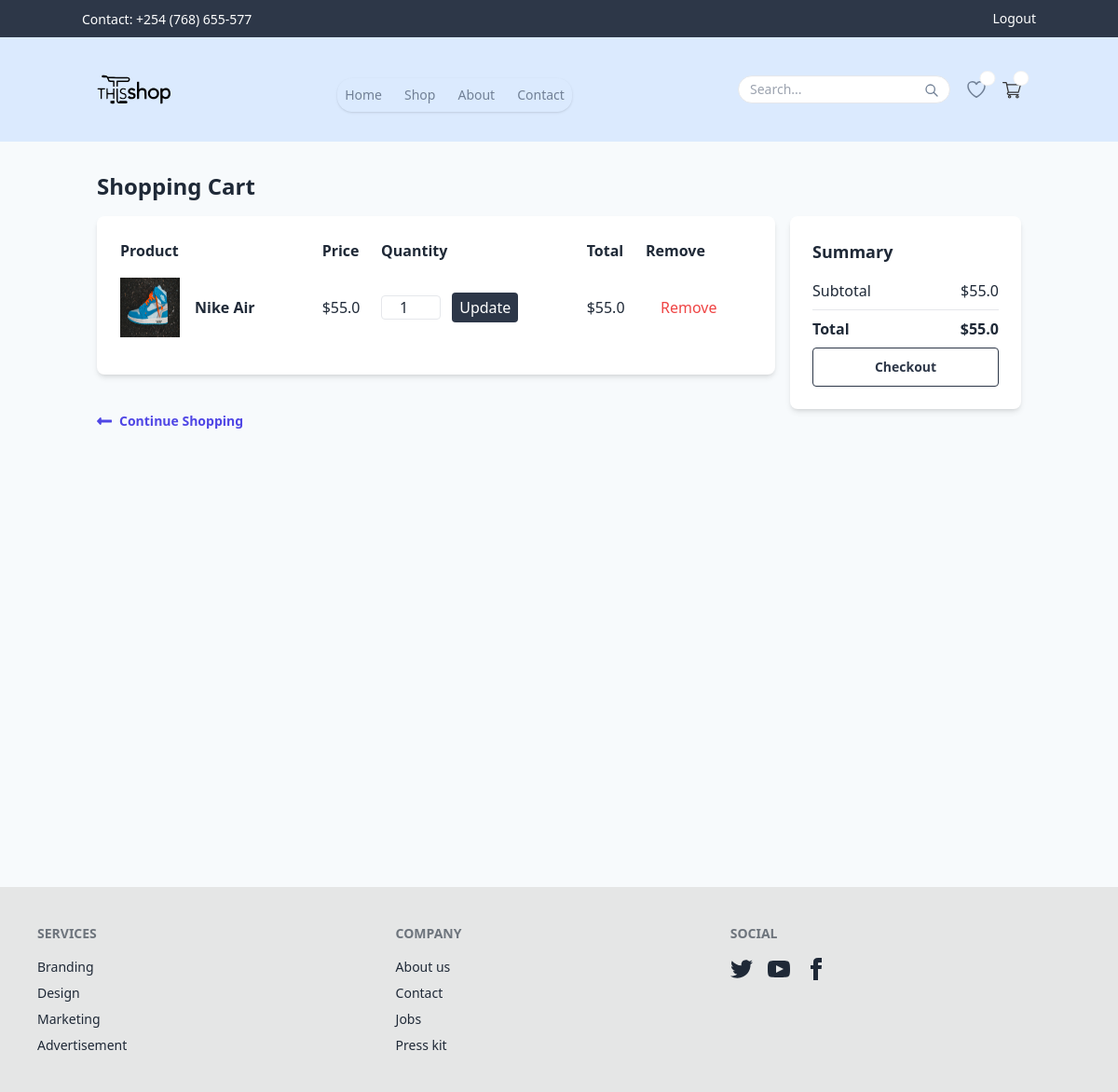
/cart (signed in), run on an earlier commit of the app's database.
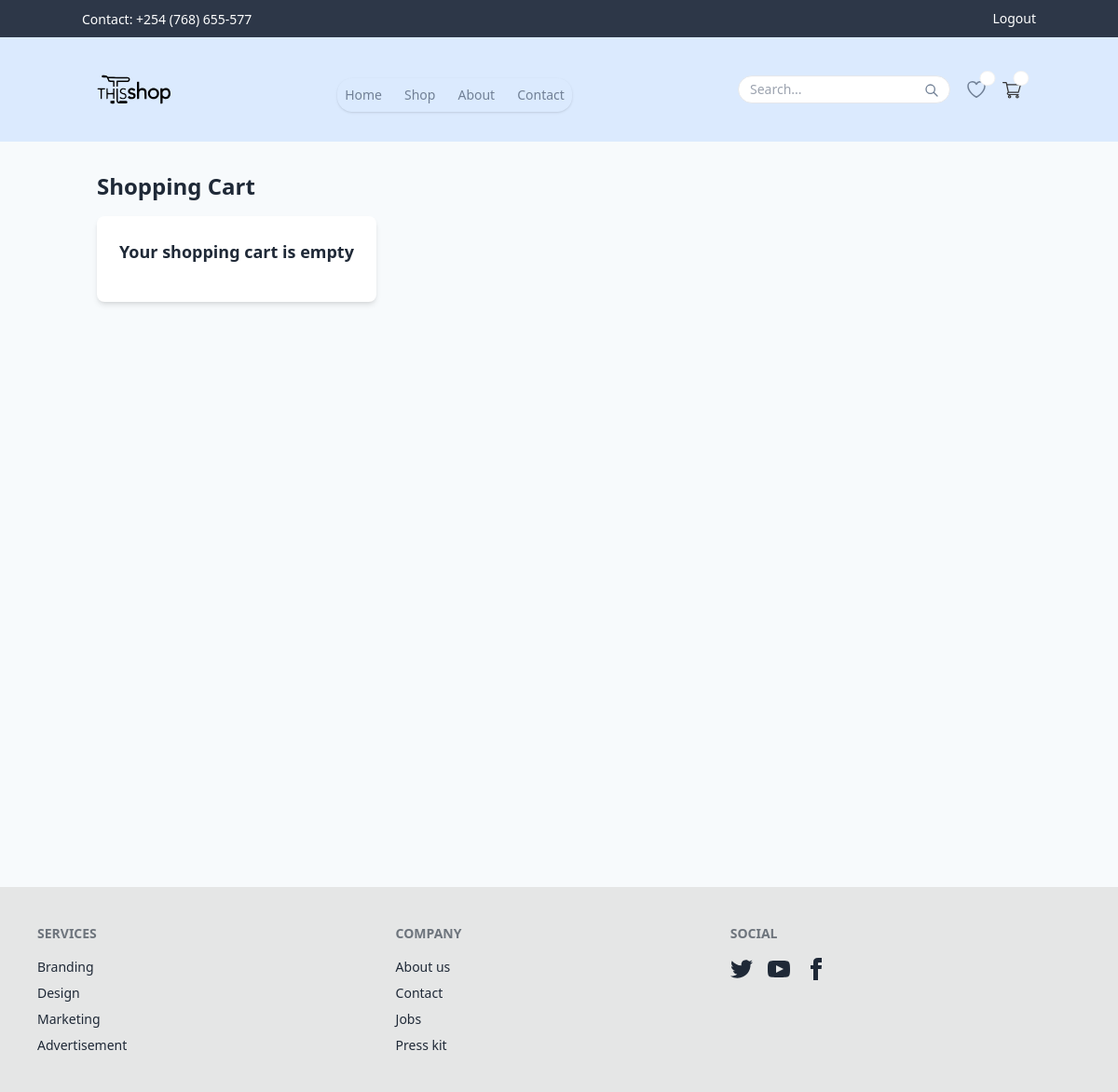
And on a later commit of the database.
### store/models.py (models this page shows, shortened)
class Cart(models.Model):
    user = models.ForeignKey(
        User, on_delete=models.CASCADE, related_name='carts', null=True, blank=True)
    session_id = models.CharField(max_length=255, null=True, blank=True)
    product = models.ForeignKey(Product, on_delete=models.CASCADE)
    product_qty = models.IntegerField(default=0)
    created_at = models.DateTimeField(auto_now_add=True)
    @property
    def item_total(self):
        if self.product.discounted_price:
            return self.product.discounted_price * self.product_qty
        else:
            return self.product.selling_price * self.product_qty
    class Meta:
        unique_together = (('user', 'product'),)
        ordering = ['-created_at']

class Product(models.Model):
    category = models.ForeignKey(Category, on_delete=models.CASCADE)
    name = models.CharField(max_length=150, blank=False)
    vendor = models.CharField(max_length=150, blank=False)
    product_image = models.ImageField(
        upload_to=getFileName, null=True, blank=True)
    quantity = models.IntegerField(null=False, blank=False)
    selling_price = models.FloatField()
    discounted_price = models.FloatField(null=True, blank=True)
    description = models.TextField(max_length=500, null=False, blank=False)
    status = models.BooleanField(default=False)
    trending = models.BooleanField(
        default=False, help_text="0-default,1-Trending")
    created_at = models.DateTimeField(auto_now_add=True)
    featured = models.BooleanField(
        default=False, help_text="0-default,1-Featured")

### store/views.py (the view)
# urls.py: path('cart', views.cart_page, name="cart"),
def cart_page(request):
    cart_items = []
    if request.user.is_authenticated:
        cart_items = Cart.objects.filter(user=request.user)
    else:
        cart_data = request.session.get('cart', {})
        for product_id, product_qty in cart_data.items():
            product = Product.objects.get(pk=product_id)
            cart_items.append(Cart(product=product, product_qty=product_qty))
    total = sum(item.item_total for item in cart_items)
    context = {'cart_items': cart_items, 'total': total}
    return render(request, 'store/cart.html', context)

### store/context_processors.py (called while the page is built, shortened)
def cart_context(request):
    cart_total = 0
    cart_count = 0
    cart_items = []
    if request.user.is_authenticated:
        cart_queryset = Cart.objects.filter(user=request.user)
        for item in cart_queryset:
            cart_items.append({
                'product': item.product,
                'product_qty': item.product_qty,
                'item_total': item.item_total
            })
    cart_total = sum(item['item_total'] for item in cart_items)
    cart_count = sum(item['product_qty'] for item in cart_items)
    return {
        'cart_total': cart_total,
        'cart_count': cart_count,
        'cart_items': cart_items,  # Optional, if you need detailed cart items in the context
    }

### templates/store/cart.html (shortened to what this page needs)
{% extends 'layouts/base.html' %}
{% block content %}
<div class="bg-gray-100 h-screen py-8">
  <div class="container mx-auto px-4">
    <h1 class="text-2xl font-semibold mb-4">Shopping Cart</h1>
    <div class="flex flex-col md:flex-row gap-4">
      {% if cart_items %}
      <div class="md:w-3/4">
        <div class="bg-white rounded-lg shadow-md p-6 mb-4">
          <table class="w-full">
            <thead>
              <tr>
                <th class="text-left font-semibold">Product</th>
                <th class="text-left font-semibold">Price</th>
                <th class="text-left font-semibold">Quantity</th>
                <th class="text-left font-semibold">Total</th>
                <th class="text-left font-semibold">Remove</th>
              </tr>
            </thead>
            {% for item in cart_items %}
            <tbody>
              <tr>
                <td class="py-4">
                  <div class="flex items-center">
                    <img class="h-16 w-16 mr-4" src="{{ item.product.product_image.url }}" alt="{{ item.product.name }}">
                    <span class="font-semibold">{{ item.product.name }}</span>
                  </div>
                </td>
                {% if item.product.discounted_price %}
                <td class="py-4">${{ item.product.discounted_price }}</td>
                {% else %}
                <td class="py-4">${{ item.product.selling_price }}</td>
                {% endif %}
                <td class="py-4">
                  <div class="flex items-center">
                    <form method="POST" action="{% url 'update_cart' item.product.id %}">
                      <input type="number" name="quantity" value="{{ item.product_qty }}" min="1" class="w-16 text-center border rounded">
                      <button type="submit" class="ml-2 bg-gray-800 text-white px-2 py-1 rounded">Update</button>
                    </form>
                  </div>
                </td>
                <td class="py-4">${{ item.item_total }}</td>
                <td class="py-4">
                  <form action="{% url 'remove_cart' item.product_id %}" method="post" class="inline-block ml-4">
                    <button class="text-red-500 hover:text-red-700">Remove</button>
                  </form>
                </td>
              </tr>
            </tbody>
            {% endfor %}
          </table>
        </div>
        <a href="{% url 'index' %}" class="flex font-semibold text-indigo-600 text-sm mt-10">
          <svg class="fill-current mr-2 text-indigo-600 w-4" viewBox="0 0 448 512">
            <path
              d="M134.059 296H436c6.627 0 12-5.373 12-12v-56c0-6.627-5.373-12-12-12H134.059v-46.059c0-21.382-25.851-32.09-40.971-16.971L7.029 239.029c-9.373 9.373-9.373 24.569 0 33.941l86.059 86.059c15.119 15.119 40.971 4.411 40.971-16.971V296z" />
          </svg>
          Continue Shopping
        </a>
      </div>
      {% endif %}
      {% if cart_items %}
      <div class="md:w-1/4">
        <div class="bg-white rounded-lg shadow-md p-6">
          <h2 class="text-lg font-semibold mb-4">Summary</h2>
          <div class="flex justify-between mb-2">
            <span>Subtotal</span>
            <span>${{ total }}</span>
          </div>
          <hr class="my-2">
          <div class="flex justify-between mb-2">
            <span class="font-semibold">Total</span>
            <span class="font-semibold">${{ total }}</span>
          </div>
          <button id="btnCheckout" type="button"
            class="min-w-[200px] px-4 py-2.5 border border-gray-800 bg-transparent hover:bg-gray-50 text-gray-800 text-sm font-semibold rounded">Checkout</button>
        </div>
      </div>
      {% else %}
      <div class="bg-white rounded-lg shadow-md p-6">
        <h2 class="text-lg font-semibold mb-4">Your shopping cart is empty</h2>
      </div>
      {% endif %}
    </div>
  </div>
</div>
{% endblock content %}

### templates/layouts/base.html (shortened to what this page needs)
{% load compress %}
{% load static %}
<!doctype html>
<html lang="en">
  <head>
      {% compress css %}
      <link rel="stylesheet" href="{% static 'src/output.css' %}">
      {% endcompress %}
  </head>
  <body class="bg-gray-100">
    {% include 'inc/navbar.html' %}
    {% block content %}
    {% endblock content %}
    {% include 'inc/footer.html' %}
  </body>
</html>

### templates/inc/navbar.html (shortened to what this page needs)
{% load static %}
<div class="bg-gray-800 text-white py-2">
    <div class="container mx-auto flex justify-between items-center">
        <div>
            <span class="text-sm">Contact: +254 (768) 655-577</span>
        </div>
        {% if user.is_authenticated %}
        <div class="flex space-x-4">
            <a href="{% url 'logout' %}" class="text-sm hover:text-gray-400">Logout</a>
        </div>
        {% else %}
        <div class="flex space-x-4">
            <a href="{% url 'login' %}" class="text-sm hover:text-gray-400">Login</a>
            <a href="{% url 'register' %}" class="text-sm hover:text-gray-400">Register</a>
        </div>
        {% endif %}
    </div>
</div>
<nav class="bg-blue-100 shadow-md">
    <div class="container mx-auto px-4 py-4 flex justify-between items-center">
        <a href="{% url 'index' %}" class="text-xl font-bold text-gray-800"><img src="{% static 'images/logos/logo.svg' %}" class=" w-20" alt="thisShop"></a>
        <div class="menu menu-vertical lg:menu-horizontal hidden md:flex space-x-6 items-center rounded-box z-[1] mt-3 w-auto p-2 shadow">
            <a href="{% url 'index' %}" class="text-gray-600 hover:text-gray-800">Home</a>
            <a href="{% url 'collections' %}" class="text-gray-600 hover:text-gray-800">Shop</a>
            <a href="#" class="text-gray-600 hover:text-gray-800">About</a>
            <a href="#" class="text-gray-600 hover:text-gray-800">Contact</a>
        </div>
        <div class="flex items-center space-x-4">
            <div class="relative">
                <input type="text" class="border rounded-full py-1 px-3 text-sm" placeholder="Search...">
                <button class="absolute right-0 top-0 mt-2 mr-3 text-gray-600">
                    <svg class="w-4 h-4" fill="none" stroke="currentColor" viewBox="0 0 24 24"
                        xmlns="http://www.w3.org/2000/svg">
                        <path stroke-linecap="round" stroke-linejoin="round" stroke-width="2"
                            d="M21 21l-6-6m2-5a7 7 0 11-14 0 7 7 0 0114 0z"></path>
                    </svg>
                </button>
            </div>
            <div class="indicator">
                <a href="{% url 'fav' %}" class="text-gray-600 hover:text-gray-800">
                    <span
                        class="badge badge-sm indicator-item absolute left-auto -ml-1 top-0 rounded-full bg-black-500 px-1 py-0 text-xs text-white">{{ fav|length }}</span>
                </a>
            </div>
            <div class="indicator">
                <a href="{% url 'cart' %}" class="text-gray-600 hover:text-gray-800">
                    <span
                        class="badge badge-sm indicator-item absolute left-auto -ml-1 top-0 rounded-full bg-black-500 px-1 py-0 text-xs text-white">{{ cart_count }}</span>
                </a>
            </div>
        </div>
    </div>
</nav>

### templates/inc/footer.html (shortened to what this page needs)
<footer class="footer p-10 bg-base-300 text-base-content">
  <nav>
    <h6 class="footer-title">Services</h6>
    <a class="link link-hover">Branding</a>
    <a class="link link-hover">Design</a>
    <a class="link link-hover">Marketing</a>
    <a class="link link-hover">Advertisement</a>
  </nav>
  <nav>
    <h6 class="footer-title">Company</h6>
    <a class="link link-hover">About us</a>
    <a class="link link-hover">Contact</a>
    <a class="link link-hover">Jobs</a>
    <a class="link link-hover">Press kit</a>
  </nav>
  <nav>
    <h6 class="footer-title">Social</h6>
    <div class="grid grid-flow-col gap-4">
      <a></a>
      <a></a>
      <a><svg xmlns="http://www.w3.org/2000/svg" width="24" height="24" viewBox="0 0 24 24" class="fill-current"><path d="M9 8h-3v4h3v12h5v-12h3.642l.358-4h-4v-1.667c0-.955.192-1.333 1.115-1.333h2.885v-5h-3.808c-3.596 0-5.192 1.583-5.192 4.615v3.385z"></path></svg></a>
    </div>
  </nav>
</footer>

What changed in the data, as far as the page shows it:
removed Cart: product.product_image (picture), product.name "Nike Air", product.discounted_price "55.0", quantity "1", item_total "55.0"
Also different on the page:
{{ total }}: "55.0" → (not shown)
text no longer shown: "Product Price Quantity Total Remove Continue Shopping Summary Subtotal $ Total $ Checkout"
text now shown: "Your shopping cart is empty"
